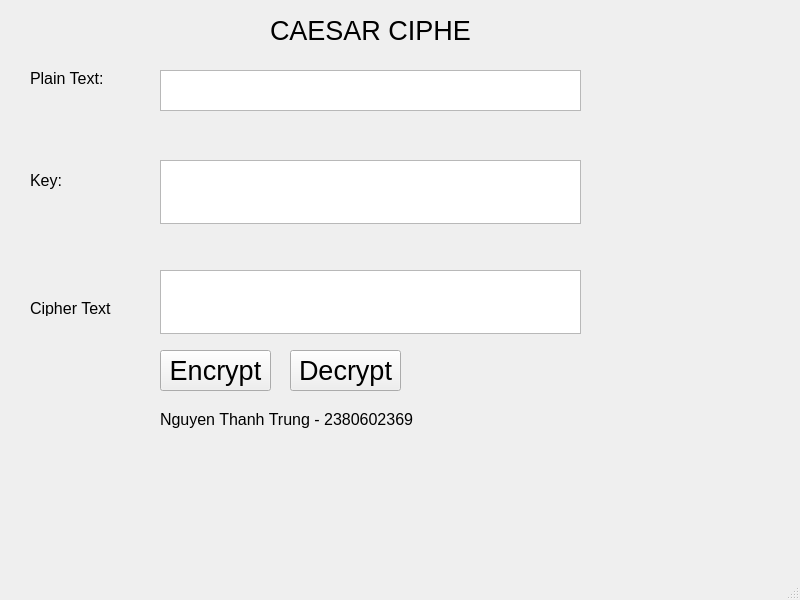
<?xml version="1.0" encoding="UTF-8"?>
<ui version="4.0">
 <class>MainWindow</class>
 <widget class="QMainWindow" name="MainWindow">
  <property name="geometry">
   <rect>
    <x>0</x>
    <y>0</y>
    <width>800</width>
    <height>600</height>
   </rect>
  </property>
  <property name="font">
   <font>
    <pointsize>20</pointsize>
   </font>
  </property>
  <property name="windowTitle">
   <string>MainWindow</string>
  </property>
  <widget class="QWidget" name="centralwidget">
   <widget class="QLabel" name="label">
    <property name="geometry">
     <rect>
      <x>270</x>
      <y>20</y>
      <width>201</width>
      <height>21</height>
     </rect>
    </property>
    <property name="text">
     <string>CAESAR CIPHER</string>
    </property>
   </widget>
   <widget class="QLabel" name="label_2">
    <property name="geometry">
     <rect>
      <x>30</x>
      <y>70</y>
      <width>81</width>
      <height>16</height>
     </rect>
    </property>
    <property name="font">
     <font>
      <pointsize>12</pointsize>
     </font>
    </property>
    <property name="text">
     <string>Plain Text:</string>
    </property>
   </widget>
   <widget class="QLabel" name="label_3">
    <property name="geometry">
     <rect>
      <x>30</x>
      <y>170</y>
      <width>81</width>
      <height>21</height>
     </rect>
    </property>
    <property name="font">
     <font>
      <pointsize>12</pointsize>
     </font>
    </property>
    <property name="text">
     <string>Key:</string>
    </property>
   </widget>
   <widget class="QLabel" name="label_4">
    <property name="geometry">
     <rect>
      <x>30</x>
      <y>300</y>
      <width>81</width>
      <height>16</height>
     </rect>
    </property>
    <property name="font">
     <font>
      <pointsize>12</pointsize>
     </font>
    </property>
    <property name="text">
     <string>Cipher Text:</string>
    </property>
   </widget>
   <widget class="QTextEdit" name="textPlainText">
    <property name="geometry">
     <rect>
      <x>160</x>
      <y>70</y>
      <width>421</width>
      <height>41</height>
     </rect>
    </property>
   </widget>
   <widget class="QTextEdit" name="textKey">
    <property name="geometry">
     <rect>
      <x>160</x>
      <y>160</y>
      <width>421</width>
      <height>64</height>
     </rect>
    </property>
   </widget>
   <widget class="QTextEdit" name="textCipherText">
    <property name="geometry">
     <rect>
      <x>160</x>
      <y>270</y>
      <width>421</width>
      <height>64</height>
     </rect>
    </property>
   </widget>
   <widget class="QPushButton" name="pushEncrypt">
    <property name="geometry">
     <rect>
      <x>160</x>
      <y>350</y>
      <width>111</width>
      <height>41</height>
     </rect>
    </property>
    <property name="text">
     <string>Encrypt</string>
    </property>
   </widget>
   <widget class="QPushButton" name="pushDecrypt">
    <property name="geometry">
     <rect>
      <x>290</x>
      <y>350</y>
      <width>111</width>
      <height>41</height>
     </rect>
    </property>
    <property name="text">
     <string>Decrypt</string>
    </property>
   </widget>
   <widget class="QLabel" name="label_5">
    <property name="geometry">
     <rect>
      <x>160</x>
      <y>410</y>
      <width>258</width>
      <height>19</height>
     </rect>
    </property>
    <property name="font">
     <font>
      <pointsize>12</pointsize>
     </font>
    </property>
    <property name="text">
     <string>Nguyen Thanh Trung - 2380602369</string>
    </property>
   </widget>
  </widget>
  <widget class="QMenuBar" name="menubar">
   <property name="geometry">
    <rect>
     <x>0</x>
     <y>0</y>
     <width>800</width>
     <height>21</height>
    </rect>
   </property>
  </widget>
  <widget class="QStatusBar" name="statusbar"/>
 </widget>
 <resources/>
 <connections/>
</ui>
